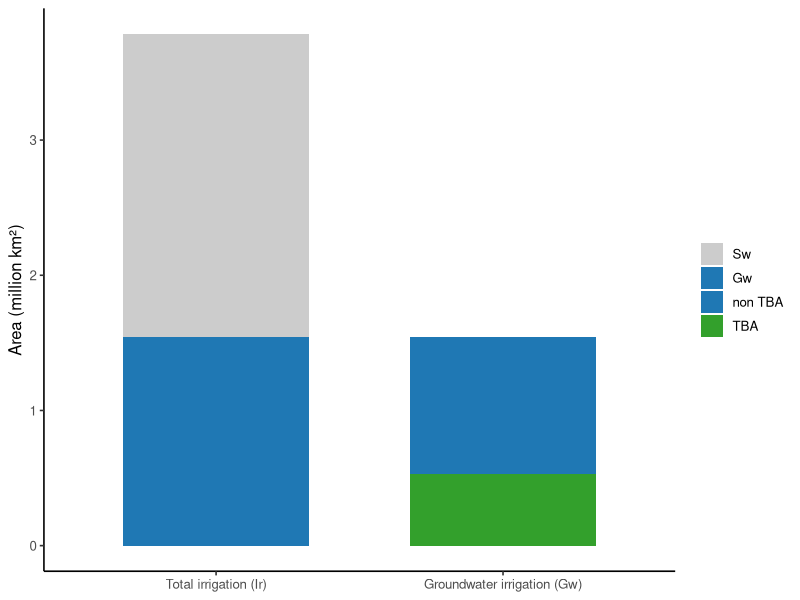

This chart was generated by the following R code:
library(tibble)
library(dplyr)
library(ggplot2)
###################Data sources:
#GEE Map (for maing part of figure 1)
#https://code.earthengine.google.com/fdf7e7e39ec8e3450c30f3ce5ea89ba2
#GEE data
#https://code.earthengine.google.com/a83f29a381d3b721f5ab476ab5a06500?noload=1
# inputs
####################
# ------------------------------------------------------------------------------
# Script purpose (preamble)
# ------------------------------------------------------------------------------
# This script constructs a simple stacked bar chart summarizing irrigation area
# decomposition from Google Earth Engine (GEE) outputs. It splits:
#   (1) total irrigation area into surface-water (Sw) vs groundwater (Gw), and
#   (2) groundwater irrigation area into non-transboundary-aquifer (non TBA) vs
#       transboundary-aquifer (TBA) components,
# then plots the resulting areas in million km².
#
# Inputs
# - MnIr:     mean fraction (or share) of total area under irrigation
# - MnIrGw:   mean fraction of total area under groundwater irrigation
# - MnIrGwTba:mean fraction of total area under groundwater irrigation in TBAs
# - PolygonArea: total study polygon area, scaled to million km²
#   (here computed from an m² value divided by 1e12)
#
# Consistency checks
# - stopifnot(MnIr >= MnIrGw, MnIrGw >= MnIrGwTba)
#   Ensures nested shares are logically ordered:
#     total irrigation ≥ groundwater irrigation ≥ groundwater-in-TBA
#
# Data construction
# - Build a tidy tibble (plot_df) with two bars, each decomposed into two stacks:
#   Bar 1: "Total irrigation (Ir)"
#     * Sw area  = (MnIr - MnIrGw) * PolygonArea
#     * Gw area  = MnIrGw * PolygonArea
#   Bar 2: "Groundwater irrigation (Gw)"
#     * non TBA  = (MnIrGw - MnIrGwTba) * PolygonArea
#     * TBA      = MnIrGwTba * PolygonArea
# - Convert both Bar and Component to factors to control ordering in the plot.
#
# Plot
# - ggplot2 stacked columns (geom_col) with:
#   * x-axis: bar category (total irrigation vs groundwater irrigation)
#   * y-axis: area in million km²
#   * fill: component category (Sw/Gw or non TBA/TBA)
# - Manual colors distinguish components:
#   * Sw in light grey
#   * Gw and non TBA in blue
#   * TBA in green
#
# Output
# - A stacked bar chart (printed as `p`) showing the irrigation area breakdown in
#   million km², based on the provided GEE-derived shares and total polygon area.
# ------------------------------------------------------------------------------



MnIr=0.010395152045752865
MnIrGw=0.004230504800487288
MnIrGwTba=0.0014572515707868263
PolygonArea=364141029582227.75/1e12  # million km^2

stopifnot(MnIr >= MnIrGw, MnIrGw >= MnIrGwTba)

plot_df <- tibble(
  Bar = c("Total irrigation (Ir)", "Total irrigation (Ir)",
          "Groundwater irrigation (Gw)", "Groundwater irrigation (Gw)"),
  Component = c("Sw", "Gw",
                "non TBA", "TBA"),
  Area = c(MnIr - MnIrGw, MnIrGw,
           MnIrGw - MnIrGwTba, MnIrGwTba) * PolygonArea
) %>%
  mutate(
    Bar = factor(Bar, levels = c("Total irrigation (Ir)", "Groundwater irrigation (Gw)")),
    Component = factor(Component, levels = c("Sw", "Gw", "non TBA", "TBA"))
  )

p=ggplot(plot_df, aes(x = Bar, y = Area, fill = Component)) +
  geom_col(width = 0.65) +
  scale_fill_manual(values = c(
    "Sw"       = "grey80",
    "Gw"                = "#1f78b4",
    "non TBA"      = "#1f78b4",
    "TBA"= "#33a02c"
  )) +
  labs(x = NULL, y = "Area (million km²)", fill = NULL) +
  theme_classic(base_size = 12) +
  theme(legend.position = "right")

print(p)
